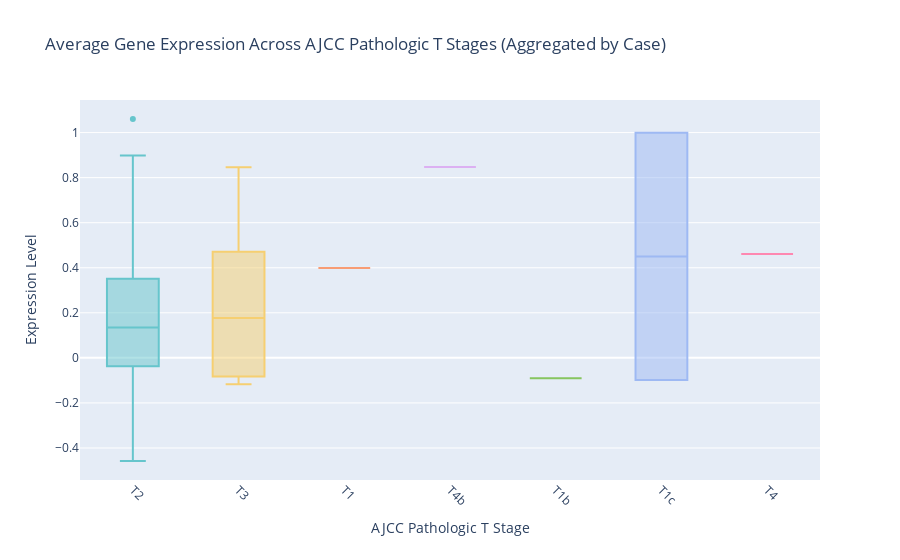

The notebook cell this image was saved under:
### Code cell
# Filter out "Unknown" values for AJCC Pathologic T stages
filtered_data_state_t = aggregated_data[
    (aggregated_data['ajcc_pathologic_t'] != "Unknown") & (aggregated_data['ajcc_pathologic_t']!= "nan")
]


fig = px.box(
    filtered_data_state_t,
    x='ajcc_pathologic_t',
    y='Expression',
    color='ajcc_pathologic_t',  
    title="Average Gene Expression Across AJCC Pathologic T Stages (Aggregated by Case)",
    labels={
        'ajcc_pathologic_t': 'AJCC Pathologic T Stage',
        'Expression': 'Expression Level'
    },
    color_discrete_sequence=px.colors.qualitative.Pastel 
)


fig.update_layout(
    xaxis_title="AJCC Pathologic T Stage",
    yaxis_title="Expression Level",
    xaxis_tickangle=45,
    showlegend=False 
)

fig.show()

### Figure 1 — Plotly figure (JSON) as saved in the notebook; plotly's stock layout.template omitted (floating-point values rounded to 4 significant figures)
{"data": [{"alignmentgroup": "True", "hovertemplate": "AJCC Pathologic T Stage=%{x}<br>Expression Level=%{y}<extra></extra>", "legendgroup": "T2", "marker": {"color": "rgb(102, 197, 204)"}, "name": "T2", "notched": false, "offsetgroup": "T2", "orientation": "v", "showlegend": true, "type": "box", "x": ["T2", "T2", "T2", "T2", "T2", "T2", "T2", "T2", "T2", "T2", "T2", "T2", "T2", "T2", "T2", "T2", "T2", "T2", "T2", "T2", "T2", "T2", "T2", "T2", "T2", "T2", "T2", "T2", "T2", "T2", "T2"], "x0": " ", "xaxis": "x", "y": [0.8706, 0.2413, -0.03456, 0.1114, 0.1343, -0.4578, -0.03797, -0.3032, -0.2155, -0.2007, -0.0954, 1.06, -0.2368, 0.1552, 0.3874, 0.1483, 0.2064, 0.1618, 0.8981, 0.07181, 0.01552, 0.5844, 0.08754, 0.5061, -0.2536, 0.7111, 0.1814, 0.07315, 0.1532, 0.0551, 0.5524], "y0": " ", "yaxis": "y"}, {"alignmentgroup": "True", "hovertemplate": "AJCC Pathologic T Stage=%{x}<br>Expression Level=%{y}<extra></extra>", "legendgroup": "T3", "marker": {"color": "rgb(246, 207, 113)"}, "name": "T3", "notched": false, "offsetgroup": "T3", "orientation": "v", "showlegend": true, "type": "box", "x": ["T3", "T3", "T3", "T3", "T3", "T3", "T3", "T3"], "x0": " ", "xaxis": "x", "y": [-0.04958, 0.8467, -0.1175, 0.5793, 0.3617, 0.3293, 0.02519, -0.117], "y0": " ", "yaxis": "y"}, {"alignmentgroup": "True", "hovertemplate": "AJCC Pathologic T Stage=%{x}<br>Expression Level=%{y}<extra></extra>", "legendgroup": "T1", "marker": {"color": "rgb(248, 156, 116)"}, "name": "T1", "notched": false, "offsetgroup": "T1", "orientation": "v", "showlegend": true, "type": "box", "x": ["T1"], "x0": " ", "xaxis": "x", "y": [0.3988], "y0": " ", "yaxis": "y"}, {"alignmentgroup": "True", "hovertemplate": "AJCC Pathologic T Stage=%{x}<br>Expression Level=%{y}<extra></extra>", "legendgroup": "T4b", "marker": {"color": "rgb(220, 176, 242)"}, "name": "T4b", "notched": false, "offsetgroup": "T4b", "orientation": "v", "showlegend": true, "type": "box", "x": ["T4b"], "x0": " ", "xaxis": "x", "y": [0.8473], "y0": " ", "yaxis": "y"}, {"alignmentgroup": "True", "hovertemplate": "AJCC Pathologic T Stage=%{x}<br>Expression Level=%{y}<extra></extra>", "legendgroup": "T1b", "marker": {"color": "rgb(135, 197, 95)"}, "name": "T1b", "notched": false, "offsetgroup": "T1b", "orientation": "v", "showlegend": true, "type": "box", "x": ["T1b"], "x0": " ", "xaxis": "x", "y": [-0.09004], "y0": " ", "yaxis": "y"}, {"alignmentgroup": "True", "hovertemplate": "AJCC Pathologic T Stage=%{x}<br>Expression Level=%{y}<extra></extra>", "legendgroup": "T1c", "marker": {"color": "rgb(158, 185, 243)"}, "name": "T1c", "notched": false, "offsetgroup": "T1c", "orientation": "v", "showlegend": true, "type": "box", "x": ["T1c", "T1c"], "x0": " ", "xaxis": "x", "y": [-0.09878, 0.9992], "y0": " ", "yaxis": "y"}, {"alignmentgroup": "True", "hovertemplate": "AJCC Pathologic T Stage=%{x}<br>Expression Level=%{y}<extra></extra>", "legendgroup": "T4", "marker": {"color": "rgb(254, 136, 177)"}, "name": "T4", "notched": false, "offsetgroup": "T4", "orientation": "v", "showlegend": true, "type": "box", "x": ["T4"], "x0": " ", "xaxis": "x", "y": [0.4616], "y0": " ", "yaxis": "y"}], "layout": {"autosize": true, "boxmode": "overlay", "legend": {"title": {"text": "AJCC Pathologic T Stage"}, "tracegroupgap": 0}, "showlegend": false, "title": {"text": "Average Gene Expression Across AJCC Pathologic T Stages (Aggregated by Case)"}, "xaxis": {"anchor": "y", "autorange": true, "categoryarray": ["T2", "T3", "T1", "T4b", "T1b", "T1c", "T4"], "categoryorder": "array", "domain": [0, 1], "range": [-0.5, 6.5], "tickangle": 45, "title": {"text": "AJCC Pathologic T Stage"}, "type": "category"}, "yaxis": {"anchor": "x", "autorange": true, "domain": [0, 1], "range": [-0.5422, 1.145], "title": {"text": "Expression Level"}, "type": "linear"}}}
